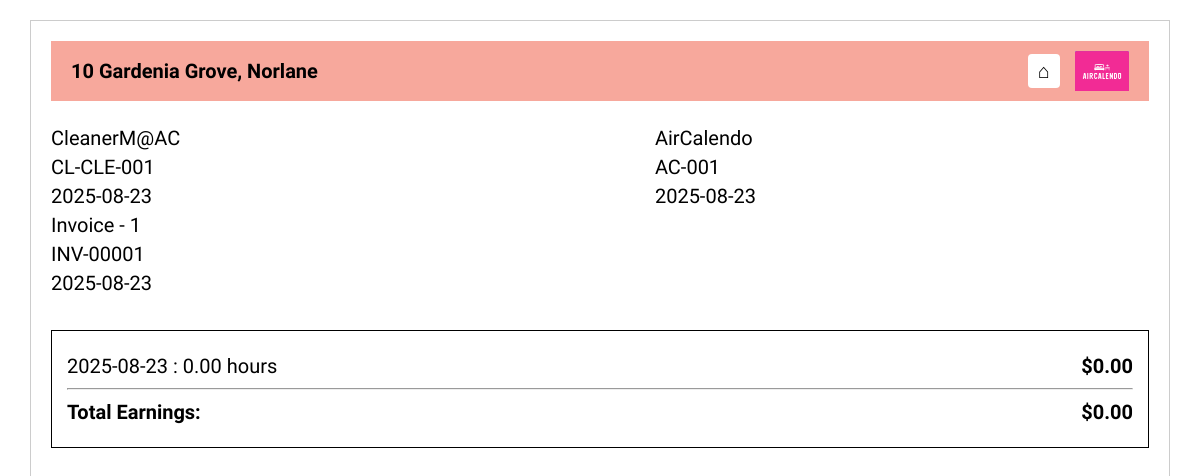
The app's page /invoices (signed in), older data.
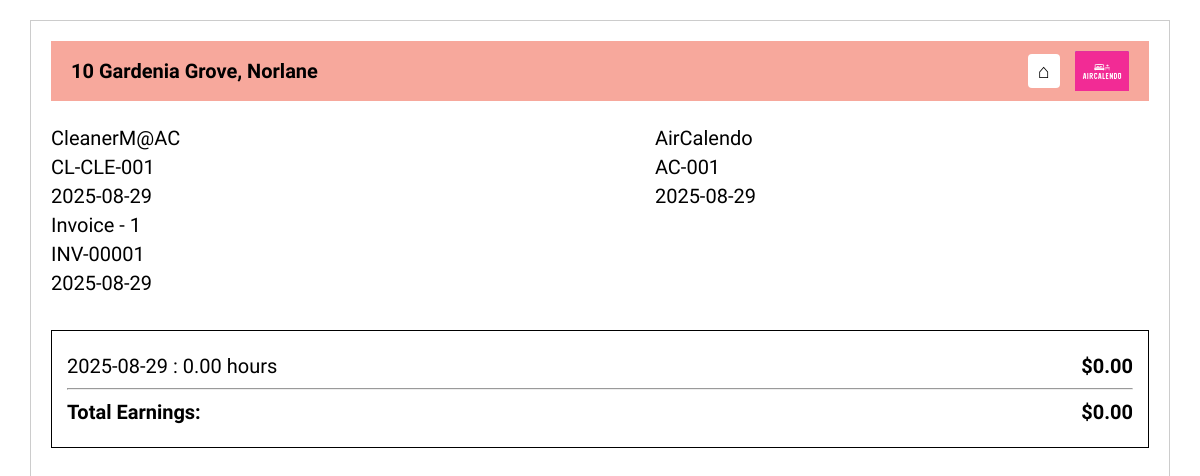
The same page, newer data.
### tables this page shows
CREATE TABLE bookings (
                    id INTEGER PRIMARY KEY AUTOINCREMENT,
                    client_name TEXT,
                    date TEXT,
                    time TEXT,
                    location TEXT,
                    cleaner TEXT
                );

### app.py (the view, shortened to what this page needs)
@app.route('/invoices')
def invoices():
    try:
        role = session.get('role')
        if not role:
            return redirect(url_for('home'))
        conn = get_db()
        c = conn.cursor()
        today = datetime.now().date()
        week_ago = today - timedelta(days=7)
        username = session.get('username', 'User')
        total_hours_worked = 0
        total_earnings = 0
        invoice_data = []
        cleaners_invoice = []
        hourly_rate = 35
        if role in ['owner', 'cleaner']:
            try:
                c.execute('''
                    SELECT COALESCE(SUM(hours_worked), 0) FROM attendance
                    WHERE user_id = ? AND clock_in BETWEEN ? AND ?
                ''', (session['user_id'], week_ago.isoformat() + " 00:00:00", today.isoformat() + " 23:59:59"))
                result = c.fetchone()
                total_hours_worked = result[0] if result and result[0] is not None else 0
            except Exception as e:
                print(f"Error calculating hours: {e}")
                total_hours_worked = 0
        total_earnings = total_hours_worked * hourly_rate
        if role == 'cleaner':
            try:
                c.execute('''
                    SELECT id, client_name, date, time FROM bookings
                    WHERE cleaner=? AND date BETWEEN ? AND ?
                    ORDER BY date DESC
                ''', (username, week_ago.isoformat(), today.isoformat()))
                bookings = c.fetchall()
                invoice_data = []
                for booking in bookings:
                    booking_id, client_name, date_str, time_str = booking
                    try:
                        start_datetime = date_str + " 00:00:00"
                        end_datetime = date_str + " 23:59:59"
                        c.execute('''
                            SELECT COALESCE(SUM(hours_worked), 0) FROM attendance
                            WHERE LOWER(username)=LOWER(?) AND clock_in BETWEEN ? AND ?
                        ''', (username, start_datetime, end_datetime))
                        hours_result = c.fetchone()
                        hours_worked = hours_result[0] if hours_result and hours_result[0] is not None else 0
                        earning = hours_worked * hourly_rate
                        invoice_data.append({
                            'client_name': client_name or 'Unknown Client',
                            'date': date_str or '',
                            'time': time_str or '',
                            'hours_worked': hours_worked,
                            'earning': earning
                        })
                    except Exception as e:
                        print(f"Error processing booking {booking_id}: {e}")
                        invoice_data.append({
                            'client_name': client_name or 'Unknown Client',
                            'date': date_str or '',
                            'time': time_str or '',
                            'hours_worked': 0,
                            'earning': 0
                        })
            except Exception as e:
                print(f"Error getting cleaner bookings: {e}")
                invoice_data = []
            return render_template('invoice.html',
                                 username=username,
                                 invoice_data=invoice_data,
                                 role=role,
                                 total_hours_worked=total_hours_worked,
                                 total_earnings=total_earnings)
        return redirect(url_for('home'))
    except Exception as e:
        print(f"Error in invoices route: {e}")
        return render_template('invoice.html',
                             username=session.get('username', 'User'),
                             invoice_data=[],
                             cleaners_invoice=[],
                             role=session.get('role'),
                             total_hours_worked=0,
                             total_earnings=0,
                             error="Unable to load invoice data")

### app.py (called while the page is built)
def get_db():
    if '_database' not in g:
        g._database = sqlite3.connect(DATABASE, check_same_thread=False)
    return g._database

@app.teardown_appcontext
def close_connection(exception):
    db = g.pop('_database', None)
    if db is not None:
        db.close()

### templates/invoice.html (shortened to what this page needs)
<!DOCTYPE html>
<html lang="en">
<head>
    <link rel="stylesheet" href="/static/invoice.css" />
</head>
<body>
    <div class="invoice-container">
        <header class="invoice-header">
            <div class="address">10 Gardenia Grove, Norlane</div>
            <div class="header-right">
                {% if role == 'owner' %}
                    <a href="/owner_dashboard" class="home-button" title="Home">&#8962;</a>
                {% elif role == 'cleaner' %}
                    <a href="/cleaner_dashboard" class="home-button" title="Home">&#8962;</a>
                {% else %}
                    <a href="/" class="home-button" title="Home">&#8962;</a>
                {% endif %}
                <img src="/static/aircalendo logo.png" alt="Aircalendo Logo" class="logo" />
            </div>
        </header>
        {% if error %}
            <section class="invoice-summary-box">
                <p style="color: red; text-align: center; font-weight: bold;">{{ error }}</p>
                <p style="text-align: center;">No invoice data available at this time.</p>
            </section>
        {% elif role == 'cleaner' and invoice_data %}
            <section class="invoice-details">
                <div class="left-details">
                    <p class="name">{{ username or 'User' }}</p>
                    <p class="id">CL-{{ (username or 'XXX')[:3].upper() }}-001</p>
                    <p class="date">{{ invoice_data[0].date if invoice_data and invoice_data[0].date else 'N/A' }}</p>
                    <p class="invoice-number">Invoice - 1</p>
                    <p class="invoice-id">INV-00001</p>
                    <p class="invoice-date">{{ invoice_data[0].date if invoice_data and invoice_data[0].date else '' }}</p>
                </div>
                <div class="right-details">
                    <p class="name">AirCalendo</p>
                    <p class="id">AC-001</p>
                    <p class="date">{{ invoice_data[0].date if invoice_data and invoice_data[0].date else '' }}</p>
                </div>
            </section>
            <section class="invoice-summary-box">
                {% set total_earnings = namespace(value=0) %}
                {% for record in invoice_data %}
                    {% set total_earnings.value = total_earnings.value + (record.earning or 0) %}
                    <p>{{ record.date or 'N/A' }} : {{ "%.2f"|format(record.hours_worked or 0) }} hours <span class="price">${{ "%.2f"|format(record.earning or 0) }}</span></p>
                {% endfor %}
                <hr />
                <p><strong>Total Earnings:</strong> <span class="price">${{ "%.2f"|format(total_earnings.value) }}</span></p>
            </section>
        {% endif %}
    </div>
</body>
</html>

Row changes from the older to the newer data that the page shows:
changed bookings "CleanerM@AC": date "2025-08-23" → "2025-08-29"
